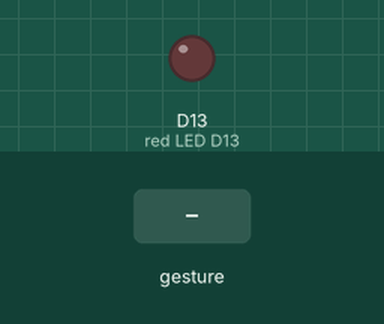
The program below on a simulated Circuit Playground running CircuitPython. Parts: output pins drawn as LEDs (lit = HIGH). The inputs (shaded band) are chosen by the test bench. What the program prints to the serial console is not drawn.

Above: at 1.2 s.
1.3 s: gesture 'tap'
Timing chart, 0 to 4.3 s (numbered marks = the images above; inputs shaded):
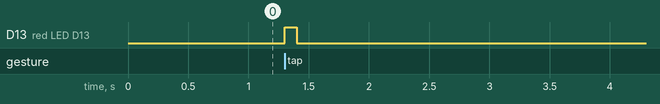

The program:

cp_tap_red_led.py
```python
"""This example turns on the little red LED and prints to the serial console when you double-tap
the CP!"""
import time
from adafruit_circuitplayground import cp

# Change to 1 for detecting a single-tap!
cp.detect_taps = 2

while True:
    if cp.tapped:
        print("Tapped!")
        cp.red_led = True
        time.sleep(0.1)
    else:
        cp.red_led = False
```

Measured:
- after the input at 1.3 s, D13 (red LED D13): LOW → HIGH at once, → LOW 0.10 s later
